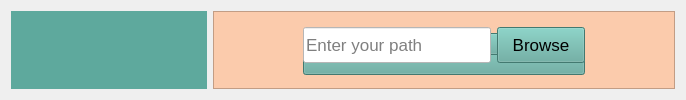
          <widget class="QWidget" name="home_page">
           <layout class="QGridLayout" name="gridLayout_4">
            <item row="0" column="0">
             <widget class="QFrame" name="frame">
              <property name="sizePolicy">
               <sizepolicy hsizetype="Preferred" vsizetype="Ignored">
                <horstretch>0</horstretch>
                <verstretch>0</verstretch>
               </sizepolicy>
              </property>
              <property name="minimumSize">
               <size>
                <width>0</width>
                <height>29</height>
               </size>
              </property>
              <property name="maximumSize">
               <size>
                <width>16777215</width>
                <height>16777215</height>
               </size>
              </property>
              <property name="font">
               <font>
                <pointsize>13</pointsize>
                <weight>50</weight>
                <bold>false</bold>
               </font>
              </property>
              <property name="styleSheet">
               <string notr="true">background-color: #5EA99D;
border: 0px solid #19232D;
spacing: 0px;
padding: 2px;

</string>
              </property>
              <property name="frameShape">
               <enum>QFrame::NoFrame</enum>
              </property>
              <property name="frameShadow">
               <enum>QFrame::Sunken</enum>
              </property>
              <property name="lineWidth">
               <number>4</number>
              </property>
              <property name="midLineWidth">
               <number>21</number>
              </property>
              <layout class="QGridLayout" name="gridLayout_3">
               <item row="2" column="0">
                <spacer name="horizontalSpacer_4">
                 <property name="orientation">
                  <enum>Qt::Horizontal</enum>
                 </property>
                 <property name="sizeType">
                  <enum>QSizePolicy::Fixed</enum>
                 </property>
                 <property name="sizeHint" stdset="0">
                  <size>
                   <width>45</width>
                   <height>20</height>
                  </size>
                 </property>
                </spacer>
               </item>
               <item row="2" column="3">
                <spacer name="horizontalSpacer_3">
                 <property name="orientation">
                  <enum>Qt::Horizontal</enum>
                 </property>
                 <property name="sizeType">
                  <enum>QSizePolicy::Fixed</enum>
                 </property>
                 <property name="sizeHint" stdset="0">
                  <size>
                   <width>45</width>
                   <height>20</height>
                  </size>
                 </property>
                </spacer>
               </item>
               <item row="1" column="2">
                <widget class="QPushButton" name="video_btn">
                 <property name="minimumSize">
                  <size>
                   <width>84</width>
                   <height>29</height>
                  </size>
                 </property>
                 <property name="font">
                  <font>
                   <pointsize>13</pointsize>
                   <weight>50</weight>
                   <bold>false</bold>
                  </font>
                 </property>
                 <property name="styleSheet">
                  <string notr="true"/>
                 </property>
                 <property name="text">
                  <string/>
                 </property>
                 <property name="icon">
                  <iconset resource="icons.qrc">
                   <normaloff>:/video.svg</normaloff>:/video.svg</iconset>
                 </property>
                 <property name="iconSize">
                  <size>
                   <width>80</width>
                   <height>70</height>
                  </size>
                 </property>
                 <property name="flat">
                  <bool>true</bool>
                 </property>
                </widget>
               </item>
               <item row="2" column="2">
                <widget class="QPushButton" name="history_btn">
                 <property name="minimumSize">
                  <size>
                   <width>84</width>
                   <height>34</height>
                  </size>
                 </property>
                 <property name="font">
                  <font>
                   <pointsize>13</pointsize>
                   <weight>50</weight>
                   <bold>false</bold>
                  </font>
                 </property>
                 <property name="styleSheet">
                  <string notr="true"/>
                 </property>
                 <property name="text">
                  <string/>
                 </property>
                 <property name="icon">
                  <iconset resource="icons.qrc">
                   <normaloff>:/history.png</normaloff>:/history.png</iconset>
                 </property>
                 <property name="iconSize">
                  <size>
                   <width>80</width>
                   <height>70</height>
                  </size>
                 </property>
                 <property name="flat">
                  <bool>true</bool>
                 </property>
                </widget>
               </item>
               <item row="0" column="2">
                <widget class="QPushButton" name="home_btn">
                 <property name="minimumSize">
                  <size>
                   <width>84</width>
                   <height>29</height>
                  </size>
                 </property>
                 <property name="font">
                  <font>
                   <pointsize>13</pointsize>
                   <weight>50</weight>
                   <bold>false</bold>
                  </font>
                 </property>
                 <property name="styleSheet">
                  <string notr="true"/>
                 </property>
                 <property name="text">
                  <string/>
                 </property>
                 <property name="icon">
                  <iconset resource="icons.qrc">
                   <normaloff>:/home.png</normaloff>:/home.png</iconset>
                 </property>
                 <property name="iconSize">
                  <size>
                   <width>90</width>
                   <height>90</height>
                  </size>
                 </property>
                 <property name="flat">
                  <bool>true</bool>
                 </property>
                </widget>
               </item>
              </layout>
             </widget>
            </item>
            <item row="0" column="1">
             <widget class="QFrame" name="frame_2">
              <property name="sizePolicy">
               <sizepolicy hsizetype="Preferred" vsizetype="Ignored">
                <horstretch>0</horstretch>
                <verstretch>0</verstretch>
               </sizepolicy>
              </property>
              <property name="minimumSize">
               <size>
                <width>157</width>
                <height>29</height>
               </size>
              </property>
              <property name="maximumSize">
               <size>
                <width>16777215</width>
                <height>16777215</height>
               </size>
              </property>
              <property name="font">
               <font>
                <pointsize>13</pointsize>
                <weight>50</weight>
                <bold>false</bold>
               </font>
              </property>
              <property name="layoutDirection">
               <enum>Qt::LeftToRight</enum>
              </property>
              <property name="styleSheet">
               <string notr="true">background-color:#FBCBAC;</string>
              </property>
              <property name="frameShape">
               <enum>QFrame::StyledPanel</enum>
              </property>
              <property name="frameShadow">
               <enum>QFrame::Raised</enum>
              </property>
              <property name="lineWidth">
               <number>8</number>
              </property>
              <layout class="QGridLayout" name="gridLayout_2">
               <property name="bottomMargin">
                <number>50</number>
               </property>
               <item row="3" column="3">
                <spacer name="horizontalSpacer_2">
                 <property name="orientation">
                  <enum>Qt::Horizontal</enum>
                 </property>
                 <property name="sizeType">
                  <enum>QSizePolicy::Fixed</enum>
                 </property>
                 <property name="sizeHint" stdset="0">
                  <size>
                   <width>80</width>
                   <height>20</height>
                  </size>
                 </property>
                </spacer>
               </item>
               <item row="5" column="1" colspan="2">
                <widget class="QPushButton" name="start_btn">
                 <property name="minimumSize">
                  <size>
                   <width>88</width>
                   <height>36</height>
                  </size>
                 </property>
                 <property name="font">
                  <font>
                   <pointsize>10</pointsize>
                   <weight>50</weight>
                   <bold>false</bold>
                  </font>
                 </property>
                 <property name="styleSheet">
                  <string notr="true">background-color:#5EA99D;
color:black;</string>
                 </property>
                 <property name="text">
                  <string>Start</string>
                 </property>
                </widget>
               </item>
               <item row="4" column="1" colspan="2">
                <widget class="QComboBox" name="comboBox">
                 <property name="minimumSize">
                  <size>
                   <width>157</width>
                   <height>22</height>
                  </size>
                 </property>
                 <property name="font">
                  <font>
                   <pointsize>13</pointsize>
                   <weight>50</weight>
                   <bold>false</bold>
                  </font>
                 </property>
                 <property name="styleSheet">
                  <string notr="true">color:black;
background-color:#5EA99D;
</string>
                 </property>
                 <item>
                  <property name="text">
                   <string>i3d-kinetics</string>
                  </property>
                 </item>
                 <item>
                  <property name="text">
                   <string>Joint Recognition</string>
                  </property>
                 </item>
                </widget>
               </item>
               <item row="3" column="0">
                <spacer name="horizontalSpacer">
                 <property name="orientation">
                  <enum>Qt::Horizontal</enum>
                 </property>
                 <property name="sizeType">
                  <enum>QSizePolicy::Fixed</enum>
                 </property>
                 <property name="sizeHint" stdset="0">
                  <size>
                   <width>80</width>
                   <height>20</height>
                  </size>
                 </property>
                </spacer>
               </item>
               <item row="3" column="2">
                <widget class="QPushButton" name="browse_btn">
                 <property name="minimumSize">
                  <size>
                   <width>88</width>
                   <height>36</height>
                  </size>
                 </property>
                 <property name="font">
                  <font>
                   <pointsize>13</pointsize>
                   <weight>50</weight>
                   <bold>false</bold>
                  </font>
                 </property>
                 <property name="styleSheet">
                  <string notr="true">background-color:#5EA99D;
color:black;</string>
                 </property>
                 <property name="text">
                  <string>Browse</string>
                 </property>
                </widget>
               </item>
               <item row="0" column="1" colspan="2">
                <widget class="QPushButton" name="pushButton">
                 <property name="styleSheet">
                  <string notr="true">border:0;</string>
                 </property>
                 <property name="text">
                  <string/>
                 </property>
                 <property name="icon">
                  <iconset resource="icons.qrc">
                   <normaloff>:/video.svg</normaloff>:/video.svg</iconset>
                 </property>
                 <property name="iconSize">
                  <size>
                   <width>140</width>
                   <height>140</height>
                  </size>
                 </property>
                 <property name="flat">
                  <bool>true</bool>
                 </property>
                </widget>
               </item>
               <item row="3" column="1">
                <widget class="QLineEdit" name="lineEdit">
                 <property name="minimumSize">
                  <size>
                   <width>188</width>
                   <height>36</height>
                  </size>
                 </property>
                 <property name="font">
                  <font>
                   <pointsize>13</pointsize>
                   <weight>50</weight>
                   <bold>false</bold>
                  </font>
                 </property>
                 <property name="styleSheet">
                  <string notr="true">background-color:white;
color: black;
</string>
                 </property>
                 <property name="dragEnabled">
                  <bool>true</bool>
                 </property>
                 <property name="readOnly">
                  <bool>false</bool>
                 </property>
                 <property name="placeholderText">
                  <string notr="true" comment="yes" extracomment="yes">Enter your path</string>
                 </property>
                 <property name="clearButtonEnabled">
                  <bool>true</bool>
                 </property>
                </widget>
               </item>
              </layout>
             </widget>
            </item>
           </layout>
          </widget>
